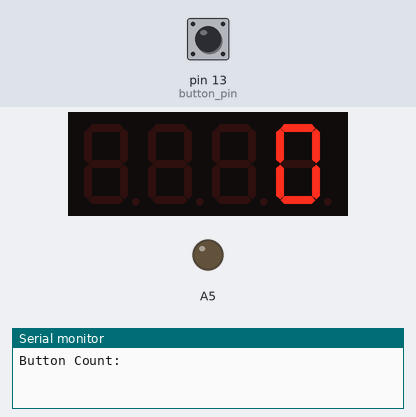
This sketch was run on a simulated Arduino Uno, built with avr-gcc and run on an emulated ATmega328P. Parts: 4-digit seven-segment display, output pins drawn as LEDs (lit = HIGH), the last lines printed to the serial monitor. The test bench sets the inputs (shaded band); at power-on: pin 13 (button_pin) HIGH.

Above: at 1.3 s.
1.4 s: pin 13 (button_pin) pulled LOW for 0.15 s
At 2.4 s:
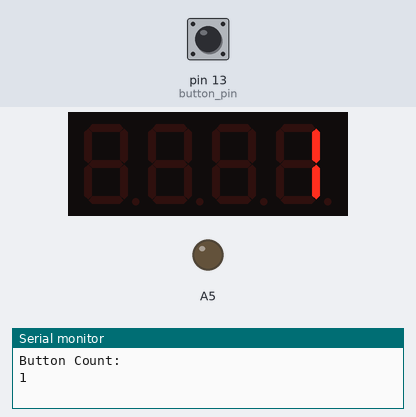
3.0 s: pin 13 (button_pin) pulled LOW for 1 s
At 3.8 s:
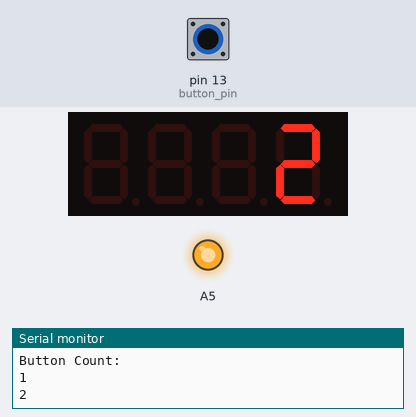
5.5 s: pin 13 (button_pin) pulled LOW for 0.15 s
At 6.7 s:
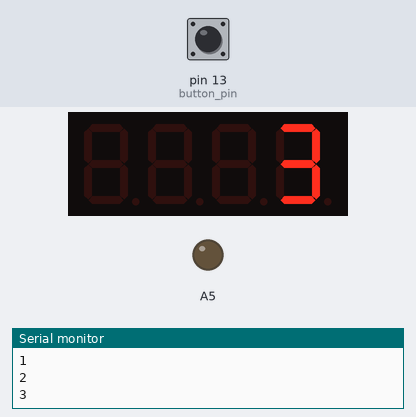
7.1 s: pin 13 (button_pin) pulled LOW for 1 s
At 9.2 s:
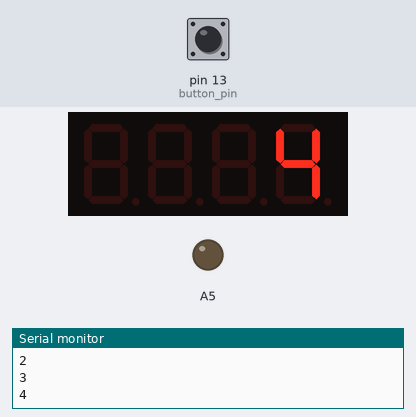
Timing chart, 0 to 10.6 s (numbered marks = the images above; inputs shaded):
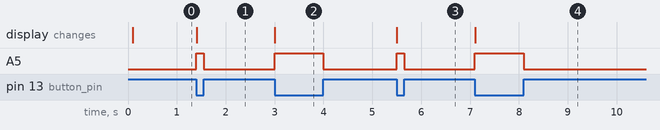

The sketch:

Working_LED_Counter.ino
```cpp
#define button_pin 13 //pin of micro switch that sends button presses
#include "Adafruit_LEDBackpack.h"
#include <Adafruit_GFX.h>
Adafruit_7segment matrix = Adafruit_7segment();

// variables will change:
int button_press_count = 0;
int button_state = 0;
int prev_button_state = 0;


void setup() {
  // put your setup code here, to run once:
  delay(100);
  Serial.begin(9600);
  pinMode (button_pin, INPUT_PULLUP); //Set digi pin 13 as pull up button
  pinMode (A5, OUTPUT);
  matrix.begin(0x70);
  matrix.println(button_press_count);
  matrix.writeDisplay();

  Serial.println("Button Count:");
}

void loop() {
  // put your main code here, to run repeatedly:
  button_state = digitalRead(button_pin); // 0 or 1 values. 1 when it is not pressed and 0 when pressed
  if (button_state != prev_button_state) { // This Prevents the count to grow continously when button is pressed
    if (button_state == HIGH) { // Button is not pressed
      digitalWrite(A5, LOW);
      matrix.println(button_press_count);
      matrix.writeDisplay();

    } else { //button press

      digitalWrite(A5, HIGH);
      button_press_count++; //button_press_count = button_press_count +10; will add 10 everytime button pressed
      Serial.println(button_press_count); //print the count
      matrix.println(button_press_count);
      matrix.writeDisplay();
    }
    delay(50);
  }
  prev_button_state = button_state;
}
```

Measured:
- after the input at 1.4 s, A5: LOW → HIGH at once, → LOW 0.15 s later; the display: changes at once (image 1)
- after the input at 3.0 s, A5: LOW → HIGH at once, → LOW 1.0 s later; the display: changes at once (image 2)
- after the input at 5.5 s, A5: LOW → HIGH at once, → LOW 0.15 s later; the display: changes at once (image 3)
- after the input at 7.1 s, A5: LOW → HIGH at once, → LOW 1.0 s later; the display: changes at once (image 4)
